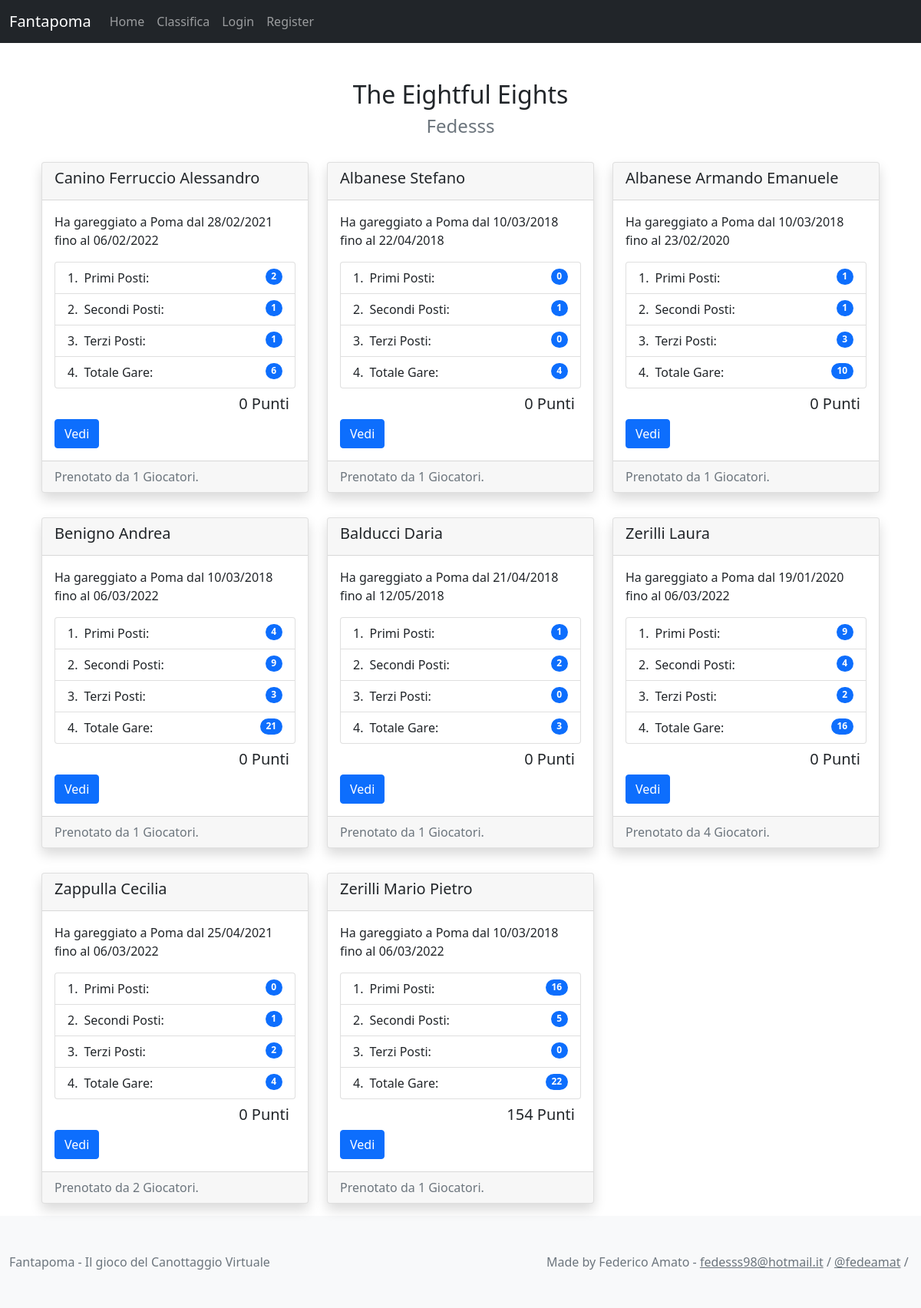
The page /fantapoma/view_crew/1/ on the database its author committed.
### fantapoma/models.py (models this page shows, shortened)
class Player(models.Model):
    user = models.OneToOneField(User, on_delete=models.CASCADE, primary_key=True)
    first_name = models.TextField('nome', max_length=100, blank=True, null=True)
    last_name = models.TextField('cognome', max_length=100, blank=True, null=True)
    franchs = models.IntegerField(blank=True, default=450)
    team_name = models.CharField(max_length=200, default='8+')

class FantaAthlete(models.Model):
    name = models.CharField(max_length=200)
    born = models.DateField('Date of Birth', default=datetime.date(2000,1,1))
    total = models.IntegerField('Total Races', default=0)
    first = models.IntegerField(default=0)
    second = models.IntegerField(default=0)
    third = models.IntegerField(default=0)
    first_time = models.DateField('First Race Date')
    last_time = models.DateField('Last Race Date')
    price = models.IntegerField(default=0)
    race_points = models.IntegerField(default=0)
    actions_points = models.IntegerField(default=0)
    athlete = models.OneToOneField(Athlete, blank=True, null=True, on_delete=models.CASCADE)
    players = models.ManyToManyField(User, blank=True, related_name='athletes_set')
    is_user = models.OneToOneField(User, blank=True, null=True, on_delete=models.SET_NULL, related_name='true_athlete')
    @property
    def bookings(self):
        n = self.players.all().count()
        return n
    @property
    def total_points(self):
        return self.race_points + self.actions_points

### fantapoma/views.py (the view)
# urls.py: path('view_crew/<str:pk>/', ViewCrew.as_view(), name='view-crew'),
class ViewCrew(DetailView):
    model = User
    template_name = 'fantapoma/view_crew.html'
    context_object_name = 'player'
    def get_object(self):
        pk = self.kwargs.get(self.pk_url_kwarg)
        if pk is None:
            pk = self.request.user.id
            self.kwargs[self.pk_url_kwarg] = pk
        return super(ViewCrew, self).get_object()
    def get_context_data(self, **kwargs):
        context = super().get_context_data(**kwargs)
        pk = self.kwargs.get(self.pk_url_kwarg)
        if pk is None:
            pk = self.request.user.id
        context['athletes'] = FantaAthlete.objects.filter(players__pk=pk)
        return context

### fantapoma/templates/fantapoma/view_crew.html (shortened to what this page needs)
{% extends "base.html" %}
{% block content %}
<div class="container header text-center mt-5">
  <h2>{{ player.player.team_name }}</h2>
  <h3 class="text-muted fw-light fs-4">{{ player.username }}</h3>
</div>
<div class="container card-container mt-2">
  <div class="container-fluid">
    <div class="row">
    {% for athlete in athletes %}
      <div class="col-sm-4 my-3">
        <div class="card shadow">
          <div class="card-header">
            <h5>{{athlete.name}}</h5>
          </div>
          <div class="card-body">
            <p class="card-text">Ha gareggiato a Poma dal {{athlete.first_time|date:'d/m/Y'}} fino al {{athlete.last_time|date:'d/m/Y'}}</p>
            <ul class="list-group list-group-numbered">
              <li class="list-group-item d-flex justify-content-between align-items-start">
                <div class="ms-2 me-auto">Primi Posti:</div>
                <span class="badge bg-primary rounded-pill">{{athlete.first}}</span>
              </li>
              <li class="list-group-item d-flex justify-content-between align-items-start">
                <div class="ms-2 me-auto">Secondi Posti:</div>
                <span class="badge bg-primary rounded-pill">{{athlete.second}}</span>
              </li>
              <li class="list-group-item d-flex justify-content-between align-items-start">
                <div class="ms-2 me-auto">Terzi Posti:</div>
                <span class="badge bg-primary rounded-pill">{{athlete.third}}</span>
              </li>
              <li class="list-group-item d-flex justify-content-between align-items-start">
                <div class="ms-2 me-auto">Totale Gare:</div>
                <span class="badge bg-primary rounded-pill">{{athlete.total}}</span>
              </li>
            </ul>
            <h5 class="card-text text-end m-2">{{ athlete.total_points }} Punti</h5>
            <a href="{% url 'fantapoma:view-athlete' athlete.id %}" class="btn btn-primary">Vedi</a>
          </div>
          <div class="card-footer text-muted">
            Prenotato da {{ athlete.bookings }} Giocatori.
          </div>
        </div>
      </div>
    {% endfor %}
    </div>
  </div>
</div>
{% endblock %}

### rows shown on the page
FantaAthlete: name "Canino Ferruccio Alessandro", first_time "28/02/2021", last_time "06/02/2022", first "2", second "1", third "1", total "6", total_points "0", bookings "1"
FantaAthlete: name "Albanese Stefano", first_time "10/03/2018", last_time "22/04/2018", first "0", second "1", third "0", total "4", total_points "0", bookings "1"
FantaAthlete: name "Albanese Armando Emanuele", first_time "10/03/2018", last_time "23/02/2020", first "1", second "1", third "3", total "10", total_points "0", bookings "1"
FantaAthlete: name "Benigno Andrea", first_time "10/03/2018", last_time "06/03/2022", first "4", second "9", third "3", total "21", total_points "0", bookings "1"
FantaAthlete: name "Balducci Daria", first_time "21/04/2018", last_time "12/05/2018", first "1", second "2", third "0", total "3", total_points "0", bookings "1"
FantaAthlete: name "Zerilli Laura", first_time "19/01/2020", last_time "06/03/2022", first "9", second "4", third "2", total "16", total_points "0", bookings "4"
FantaAthlete: name "Zappulla Cecilia", first_time "25/04/2021", last_time "06/03/2022", first "0", second "1", third "2", total "4", total_points "0", bookings "2"
FantaAthlete: name "Zerilli Mario Pietro", first_time "10/03/2018", last_time "06/03/2022", first "16", second "5", third "0", total "22", total_points "154", bookings "1"

### other values the page prints
{{ player.player.team_name }} "The Eightful Eights"
{{ player.username }} "Fedesss"
